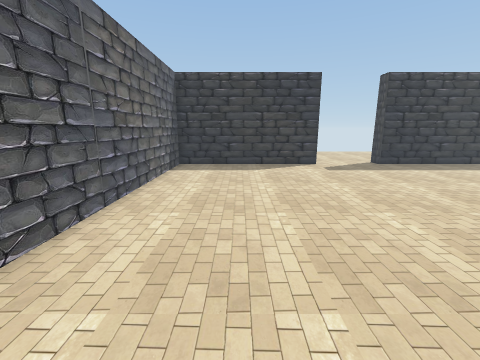
View 1 (above)

12 first-person views from a walk through a 3-D level made in the Unity game engine. The camera is 1.2 m above the floor, tilts 12° down and sees 90° across. Doors are open. The floor is counted in squares, 0.51 m on a side. Each view is taken from the middle of a square. On the plan, view 1 faces up. The plan holds only what a view shows up to about 17 squares ahead; the rest is blank. The player is left out.

View 2
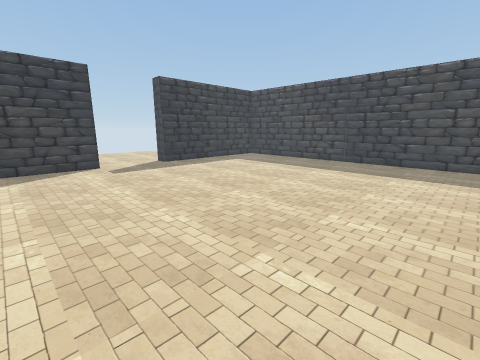

View 3
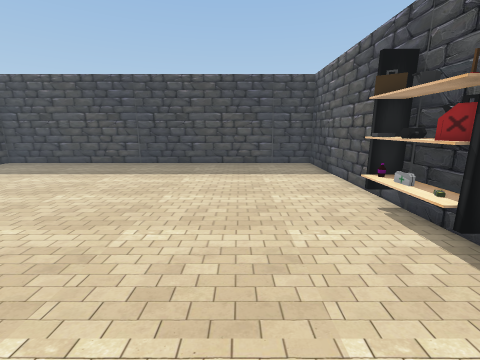

View 4
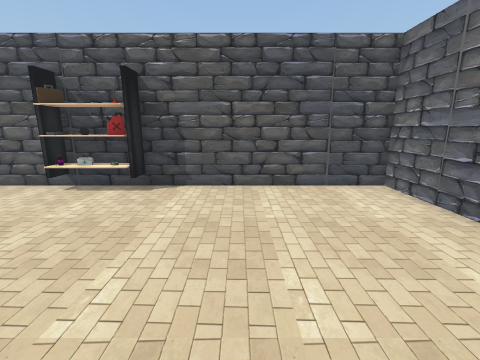

View 5
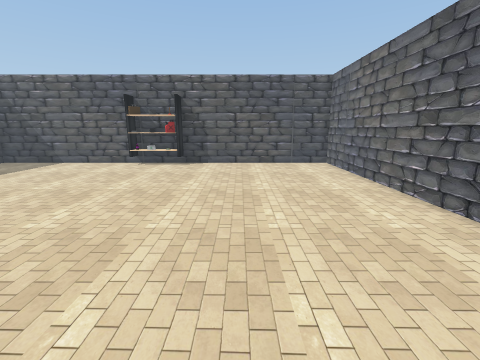

View 6
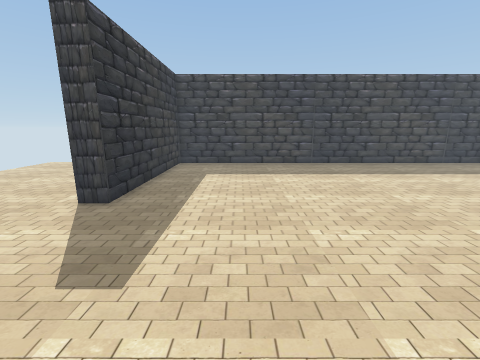

View 7
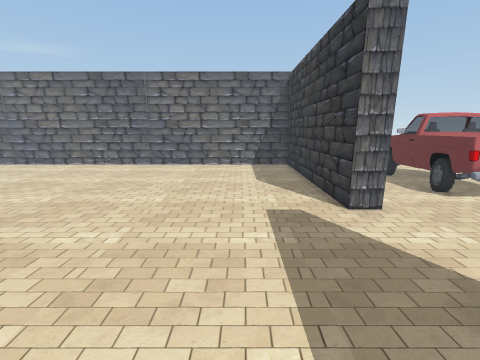

View 8
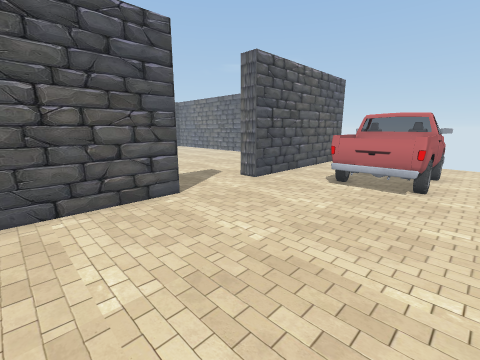

View 9
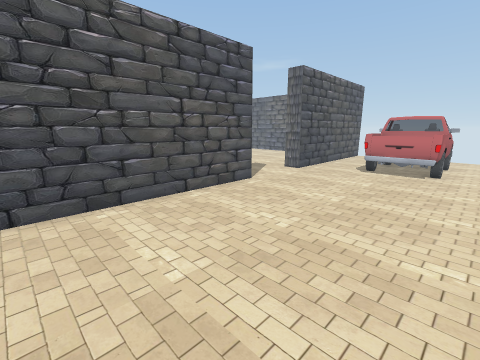

View 10
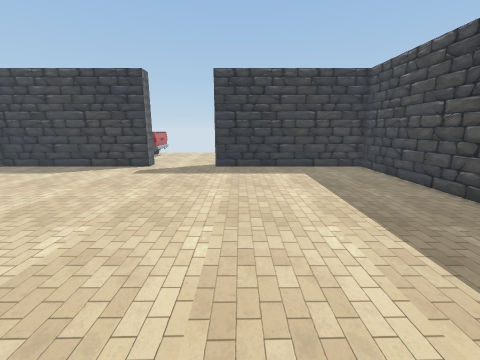

View 11
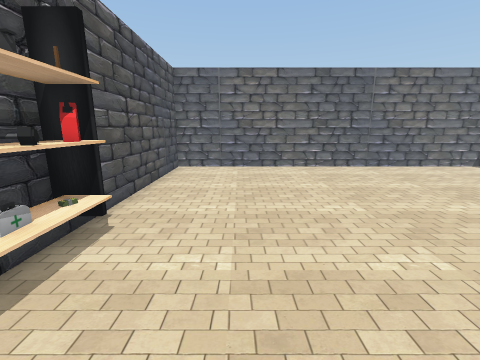

View 12
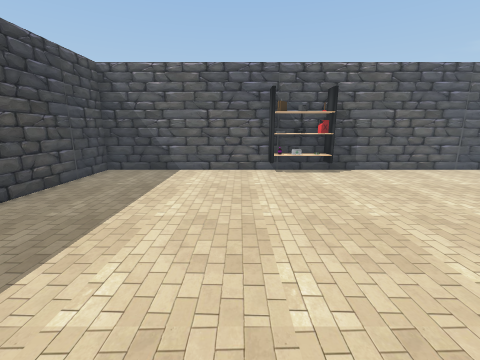

### Floor plan
Points are (right, up) in squares from view 1. A wall is a line through its corners. A room is listed if a view was taken in it or the views show most of it. See-through windows are left out.
Room 1 (views 1, 2, 3, 4, 5, 6, 7, 10, 11, 12)
walls: (5.2, 16.2) (-4.1, 16.2) (-4.1, -4.9) (18.8, -4.9) (18.8, 16.2) (9.4, 16.2)
ways out: open door at (7.5, 16.5) to room 2
objects: other object (6, -4) to (7, -4); other object (8, -4); other object (8, -3); other object (9, -4)
Room 2 (views 8, 9)
walls: (9.4, 17.2) (18.2, 17.2); (-3, 17.2) (5.2, 17.2)
ways out: open door at (7.5, 16.5) to room 1
objects: other object (0, 20) to (4, 24)

Where each view was taken, in squares from view 1:
view 1: 0 up, 0 right, facing up
view 2: 0 up, 1 right, facing up-right
view 3: 0 up, 2 right, facing right
view 4: 5 up, 2 right, facing down
view 5: 12 up, 2 right, facing down
view 6: 12 up, 2 right, facing right
view 7: 13 up, 12 right, facing left
view 8: 25 up, 14 right, facing down-left
view 9: 25 up, 18 right, facing down-left
view 10: 1 up, 11 right, facing up
view 11: 1 down, 11 right, facing left
view 12: 9 up, 11 right, facing down
